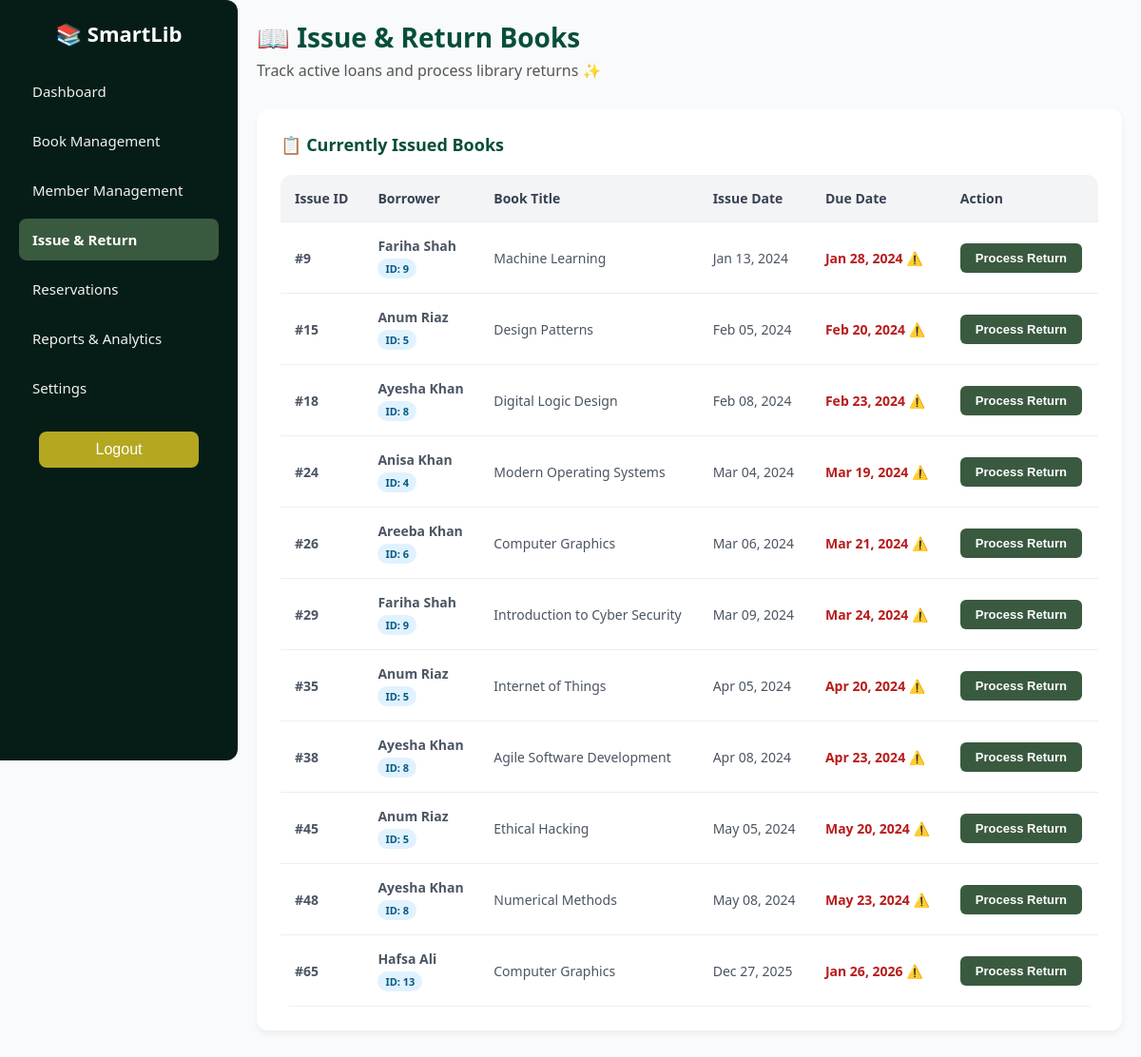
Page /librarian/issue-return.php (signed in) on the committed database.
### tables this page shows
CREATE TABLE `issued_books` (
  `issue_id` int(11) NOT NULL,
  `member_id` int(11) NOT NULL,
  `book_id` int(11) NOT NULL,
  `issue_date` date DEFAULT NULL,
  `due_date` date DEFAULT NULL,
  `return_date` date DEFAULT NULL,
  `status` enum('returned','overdue','requested','issued') DEFAULT 'issued'
);

CREATE TABLE `members` (
  `member_id` int(11) UNSIGNED NOT NULL,
  `name` varchar(100) NOT NULL,
  `email` varchar(100) NOT NULL,
  `phone` varchar(20) DEFAULT NULL,
  `address` text DEFAULT NULL,
  `role` enum('student','faculty','admin','librarian') NOT NULL,
  `password` varchar(255) NOT NULL,
  `registration_date` timestamp NOT NULL DEFAULT current_timestamp()
);

CREATE TABLE `books` (
  `book_id` int(11) NOT NULL,
  `title` varchar(150) NOT NULL,
  `author` varchar(100) DEFAULT NULL,
  `category` varchar(100) DEFAULT NULL,
  `isbn` varchar(50) DEFAULT NULL,
  `publisher` varchar(100) DEFAULT NULL,
  `year_published` int(11) DEFAULT NULL,
  `copies_available` int(11) DEFAULT 1,
  `status` enum('available','borrowed','requested','') DEFAULT NULL
);

### librarian/issue-return.php (the view, shortened to what this page needs)
<?php
require_once '../SmartLib.php';
$query = "SELECT
            ib.issue_id,
            ib.member_id,
            m.name AS member_name,
            b.title AS book_title,
            ib.issue_date,
            ib.due_date
          FROM issued_books ib
          JOIN members m ON ib.member_id = m.member_id
          JOIN books b ON ib.book_id = b.book_id
          WHERE ib.status = 'issued'
          ORDER BY ib.due_date ASC";
$issued = $conn->query($query);
?>
<!DOCTYPE html>
<html lang="en">
<head>
  <link rel="stylesheet" href="../assets/styles/theme.css">
  <link rel="stylesheet" href="../assets/styles/layout.css">
</head>
<body>
  <?php include '../partials/sidebar.php'; ?>
  <div class="main-content">
    <div class="content-header">
      <h1>📖 Issue & Return Books</h1>
      <p>Track active loans and process library returns ✨</p>
    </div>
    <div class="action-section">
      <h2>📋 Currently Issued Books</h2>
      <table>
        <thead>
          <tr>
            <th>Issue ID</th>
            <th>Borrower</th>
            <th>Book Title</th>
            <th>Issue Date</th>
            <th>Due Date</th>
            <th>Action</th>
          </tr>
        </thead>
        <tbody>
          <?php if ($issued && $issued->num_rows > 0): ?>
            <?php while ($row = $issued->fetch_assoc()):
              $isOverdue = (strtotime($row['due_date']) < time());
              ?>
              <tr>
                <td><strong>#<?= $row['issue_id'] ?></strong></td>
                <td>
                  <strong><?= htmlspecialchars($row['member_name']) ?></strong><br>
                  <span class="member-tag">ID: <?= $row['member_id'] ?></span>
                </td>
                <td><?= htmlspecialchars($row['book_title']) ?></td>
                <td><?= date("M d, Y", strtotime($row['issue_date'])) ?></td>
                <td class="<?= $isOverdue ? 'overdue' : '' ?>">
                  <?= date("M d, Y", strtotime($row['due_date'])) ?>     <?= $isOverdue ? '⚠️' : '' ?>
                </td>
                <td>
                  <a href="?return=<?= $row['issue_id'] ?>" onclick="return confirm('Confirm return for this book?')">
                    <button class="return-btn">Process Return</button>
                  </a>
                </td>
              </tr>
            <?php endwhile; ?>
          <?php endif; ?>
        </tbody>
      </table>
    </div>
  </div>
</body>
</html>

### assets/styles/theme.css (style rules this page uses)
:root { --green-950: #03110d; --green-900: #061d17; --green-800: #083326; --green-700: #064e3b; --green-600: #1f5134; --green-500: #2f6b4a; --green-400: #3a5a40; --green-300: #7fbf9f; --green-200: #bfe3d1; --green-100: #e7f5ef; --accent: #10b981; --danger: #c0392b; --warning: #b5a820; --text: #333333; --muted: #555555; --bg: #f9fafb; --white: #ffffff; --shadow: 0 4px 12px rgba(0, 0, 0, 0.12); --soft-shadow: 0 6px 18px rgba(0, 0, 0, 0.14); --radius: 12px; }
* { margin: 0; padding: 0; box-sizing: border-box; }
html, body { height: 100%; font-family: "Segoe UI", Arial, sans-serif; color: var(--text); background: var(--bg); }

### assets/styles/layout.css (style rules this page uses)
.main-content { margin-left: 250px; padding: 20px; width: calc(100% - 250px); }

### librarian/issue-return.php (style rules this page uses)
.content-header { margin-bottom: 30px; }
.content-header h1 { font-size: 28px; color: #064e3b; font-weight: 700; margin-bottom: 5px; }
.content-header p { color: #555; font-size: 16px; }
.action-section { background: #fff; border-radius: 12px; padding: 25px; margin-bottom: 25px; box-shadow: 0 4px 6px rgba(0, 0, 0, 0.05); }
.action-section h2 { color: #064e3b; font-size: 18px; margin-bottom: 20px; }
table { width: 100%; border-collapse: collapse; background: #fff; border-radius: 12px; overflow: hidden; }
th { background: #f3f4f6; color: #374151; padding: 15px; text-align: left; font-size: 14px; font-weight: 600; border-bottom: 1px solid #eee; }
td { padding: 15px; border-bottom: 1px solid #eee; font-size: 14px; color: #4b5563; vertical-align: middle; }
.return-btn { background: #3a5a40; color: white; border: none; padding: 8px 16px; border-radius: 6px; cursor: pointer; font-weight: 600; font-size: 13px; transition: 0.3s; }
.overdue { color: #b91c1c; font-weight: 700; }
.member-tag { font-size: 11px; color: #075985; background: #e0f2fe; padding: 3px 8px; border-radius: 20px; font-weight: bold; text-transform: uppercase; display: inline-block; margin-top: 4px; }

### rows in the picture
issued_books: issue_id "9", member.name "Fariha Shah", member "9", book.title "Machine Learning", issue_date "Jan 13, 2024", due_date "Jan 28, 2024"
issued_books: issue_id "15", member.name "Anum Riaz", member "5", book.title "Design Patterns", issue_date "Feb 05, 2024", due_date "Feb 20, 2024"
issued_books: issue_id "18", member.name "Ayesha Khan", member "8", book.title "Digital Logic Design", issue_date "Feb 08, 2024", due_date "Feb 23, 2024"
issued_books: issue_id "24", member.name "Anisa Khan", member "4", book.title "Modern Operating Systems", issue_date "Mar 04, 2024", due_date "Mar 19, 2024"
issued_books: issue_id "26", member.name "Areeba Khan", member "6", book.title "Computer Graphics", issue_date "Mar 06, 2024", due_date "Mar 21, 2024"
issued_books: issue_id "29", member.name "Fariha Shah", member "9", book.title "Introduction to Cyber Security", issue_date "Mar 09, 2024", due_date "Mar 24, 2024"
issued_books: issue_id "35", member.name "Anum Riaz", member "5", book.title "Internet of Things", issue_date "Apr 05, 2024", due_date "Apr 20, 2024"
issued_books: issue_id "38", member.name "Ayesha Khan", member "8", book.title "Agile Software Development", issue_date "Apr 08, 2024", due_date "Apr 23, 2024"
issued_books: issue_id "45", member.name "Anum Riaz", member "5", book.title "Ethical Hacking", issue_date "May 05, 2024", due_date "May 20, 2024"
issued_books: issue_id "48", member.name "Ayesha Khan", member "8", book.title "Numerical Methods", issue_date "May 08, 2024", due_date "May 23, 2024"
issued_books: issue_id "65", member.name "Hafsa Ali", member "13", book.title "Computer Graphics", issue_date "Dec 27, 2025", due_date "Jan 26, 2026"
